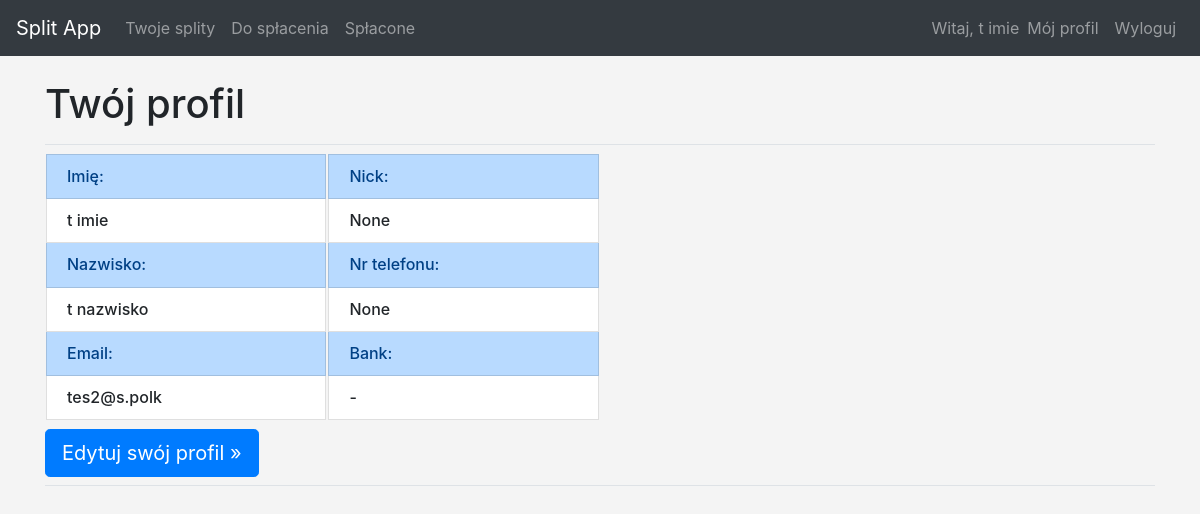
Before: /users/profile/2 (signed in) with the older database file.
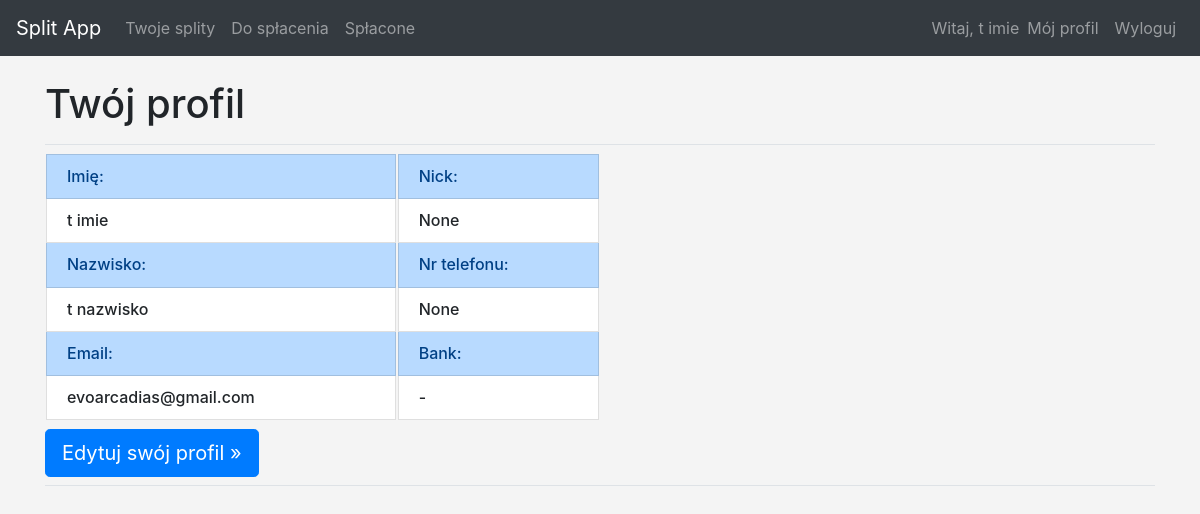
After: the same page with the newer database file.
### users/models.py (models this page shows, shortened)
class Profile(models.Model):
    user = models.OneToOneField(User, related_name="profile", on_delete=models.CASCADE, primary_key=True)
    first_name = models.CharField(max_length=40, null=False, blank=False)
    last_name = models.CharField(max_length=40, null=False, blank=False)
    nick = models.CharField(max_length=40, null=True, blank=True)
    email = models.CharField(max_length=50, null=False, blank=False)
    pass_change_force = models.BooleanField(default=True)
    phone = models.IntegerField(null=True, blank=True, unique=True)
    bank = models.CharField(default='-', max_length=255)

### users/views.py (the view)
# urls.py: path('profile/<int:user_id>', views.profile, name='profile'),
@login_required
def profile(request, user_id):
    profile_var = Profile.objects.get(user=request.user, user_id=request.user.id)
    context = {"profile": profile_var}
    return render(request, "registration/profile.html", context)

### users/templates/registration/profile.html
{% extends 'split_app/base.html' %}
{% block page_header %}
    <h1>Twój profil</h1>
{% endblock page_header %}
{% block content %}
    {% load i18n %}
    <table class="w-50">
        <th><ul class="list-group">
            <h6>
                <li class="list-group-item list-group-item-primary"> Imię: </li>
                <li class="list-group-item">{{ profile.first_name }}</li>
                <li class="list-group-item list-group-item-primary">Nazwisko:</li>
                <li class="list-group-item">{{ profile.last_name }}</li>
                <li class="list-group-item list-group-item-primary">Email:</li>
                <li class="list-group-item">{{ profile.email }}</li>
            </h6>
        </ul></th>
    <th><ul class="list-group">
            <h6>
                <li class="list-group-item list-group-item-primary">Nick:</li>
                <li class="list-group-item">{{ profile.nick}}</li>
                <li class="list-group-item list-group-item-primary">Nr telefonu:</li>
                <li class="list-group-item">{{ profile.phone}}</li>
                <li class="list-group-item list-group-item-primary">Bank:</li>
                <li class="list-group-item">{{ profile.bank}}</li>
            </h6>
        </ul></th>
    </table>
    <a class="btn btn-lg btn-primary" href="{% url 'users:editprofile' profile.user_id%}" role="button">Edytuj swój profil &raquo;</a>
    <div class="pb-2 mb-2 border-bottom"></div>
{% endblock %}

Changed rows visible on the page:
changed Profile "t imie": email "tes2@s.polk" → "evoarcadias@gmail.com"
